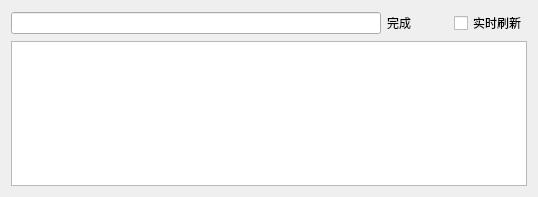
<?xml version="1.0" encoding="UTF-8"?>
<ui version="4.0">
 <class>db_module</class>
 <widget class="QWidget" name="db_module">
  <property name="geometry">
   <rect>
    <x>0</x>
    <y>0</y>
    <width>538</width>
    <height>197</height>
   </rect>
  </property>
  <property name="windowTitle">
   <string>Form</string>
  </property>
  <property name="autoFillBackground">
   <bool>true</bool>
  </property>
  <layout class="QGridLayout" name="gridLayout">
   <item row="0" column="0">
    <layout class="QHBoxLayout" name="horizontalLayout">
     <item>
      <widget class="QLineEdit" name="edit"/>
     </item>
     <item>
      <widget class="QLabel" name="label">
       <property name="minimumSize">
        <size>
         <width>61</width>
         <height>16</height>
        </size>
       </property>
       <property name="text">
        <string>完成</string>
       </property>
      </widget>
     </item>
     <item>
      <widget class="QCheckBox" name="check">
       <property name="text">
        <string>实时刷新</string>
       </property>
      </widget>
     </item>
    </layout>
   </item>
   <item row="1" column="0">
    <widget class="TableWidget" name="table"/>
   </item>
  </layout>
 </widget>
 <customwidgets>
  <customwidget>
   <class>TableWidget</class>
   <extends>QTableWidget</extends>
   <header>gui.common</header>
  </customwidget>
 </customwidgets>
 <resources/>
 <connections/>
</ui>
